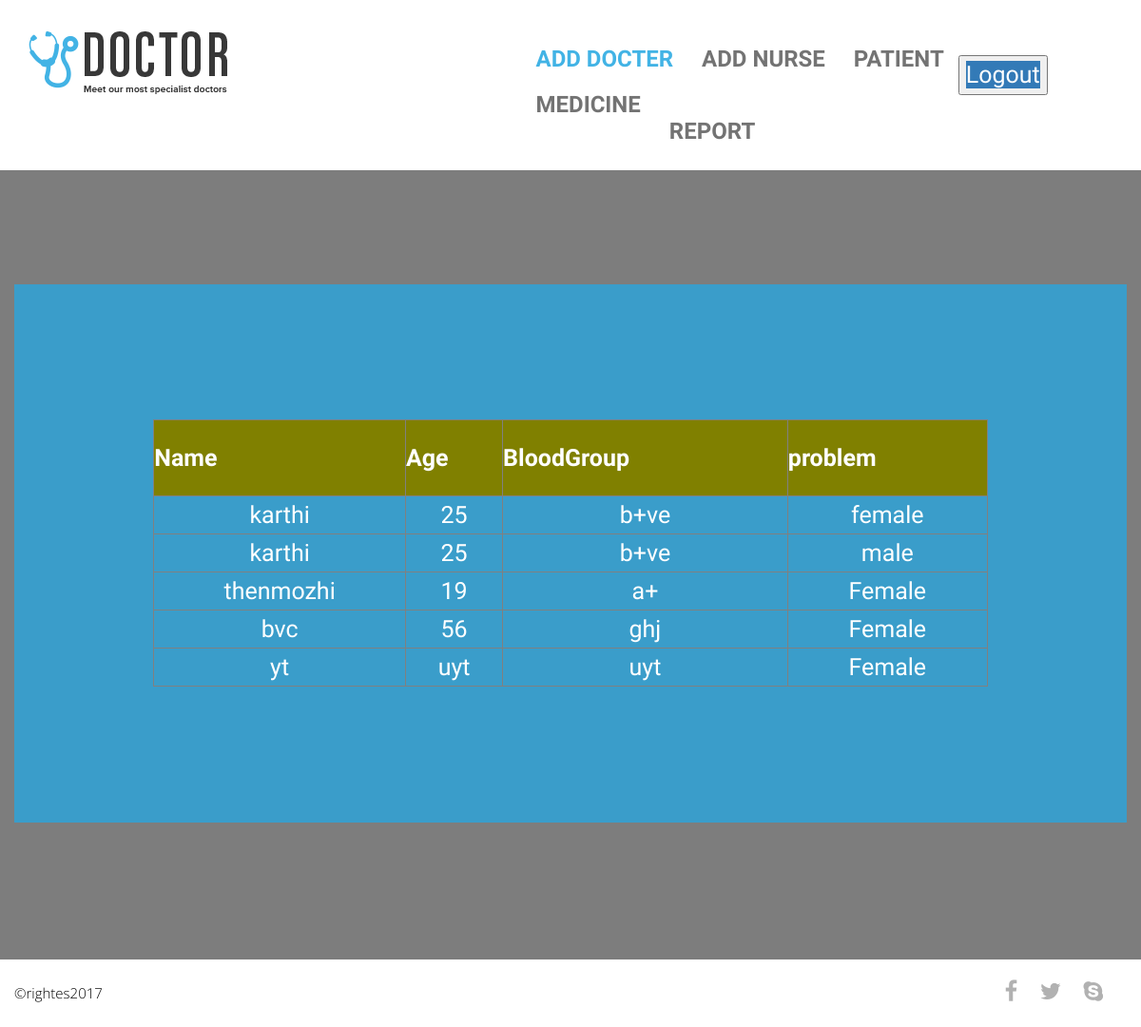
Screenshot of /view1.php with the database file from the repository.
### tables this page shows
CREATE TABLE `register` (
  `id` int(11) NOT NULL,
  `pid` int(11) NOT NULL,
  `name` varchar(100) NOT NULL,
  `email` varchar(100) NOT NULL,
  `mob` varchar(100) NOT NULL,
  `adder` longtext NOT NULL,
  `ages` varchar(100) NOT NULL,
  `date` int(100) NOT NULL,
  `bloodgroup` varchar(100) NOT NULL,
  `gender` varchar(100) NOT NULL,
  `problem` varchar(100) NOT NULL,
  `uname` varchar(100) NOT NULL,
  `upass` varchar(100) NOT NULL
);

### view1.php (the view, shortened to what this page needs)
<!DOCTYPE html>
<html lang="en">
<head>
	<link rel="stylesheet" href="css/font-awesome.min.css">
	<link rel="stylesheet" href="css/bootstrap.min.css">
	<link rel="stylesheet" href="css/style.css">
</head>
<body>
	<header class="top-header">
		<div class="container">
			<div class="row">
				<div class="col-xs-5 header-logo">
					<br>
					<a href="index.php"><img src="img/logo.png" alt="" class="img-responsive logo"></a>
				</div>
				<div class="col-md-7">
					<nav class="navbar navbar-default">
					  <div class="container-fluid nav-bar">
					    <div class="collapse navbar-collapse" id="bs-example-navbar-collapse-1">
					      <ul class="nav navbar-nav navbar-right">
					        <li><a class="menu active" href="add.php">Add docter</a></li>
					        <li><a class="menu" href="add1.php">Add Nurse </a></li>
					        <li><a class="menu" href="view1.php">Patient</a></li>
					        <li><a class="menu" href="med.php">Medicine</li>
							      <li><a class="menu" href="report.php">Report</li>
							 &nbsp;&nbsp;&nbsp;&nbsp;&nbsp;&nbsp;&nbsp;&nbsp;&nbsp;&nbsp;&nbsp;&nbsp;&nbsp;&nbsp;<button><li><a class="menu" href="index.php" style="color:white;background-color:#337ab7;font-size:25px;">Logout</li></button>
					      </ul>
					    </div>
					  </div>
					</nav>
				</div>
			</div>
		</div>
	</header>
	<div class="api-map" id="contact">
		<div class="container-fluid">
			<div class="row">
				<div class="col-md-12 map" id="map"></div>
			</div>
		</div>
	</div>
<br><br><br><br><br>
	<section class="contact">
		<div class="container">
			<div class="row">
				<div class="contact-caption clearfix"><br><br><br><br>
                  <table border="1" width="75%"bgcolor="white"  align="center">
                           <tr height="80" align="center" bgcolor="olive" style="color:white;">
                               <th> Name</th>
							    <th>Age</th>
								<th>BloodGroup </th>
								 <th>problem </th>
                               </tr>
<?php
include ('db.php');
  $sqlup="Select * from register";
  $we=mysqli_query($con,$sqlup);
while($res=mysqli_fetch_object($we))
{
?>
 <tr>
    <td height="40" align="center"><?php echo $res->name; ?></td>
    <td align="center"><?php echo $res->ages; ?></td>
       <td align="center"><?php echo $res->bloodgroup; ?></td>
    <td align="center"><?php echo $res->problem; ?></td>
   </tr>
  <?php
 } ?>
                       </table>   <br><br><br><br>
				</div>
			</div>
		</div>
	</section>
	<footer class="footer clearfix">
		<div class="container">
			<div class="row">
				<div class="col-xs-6 footer-para">
					<p style="font-size:15px;">&copy;rightes2017</p>
				</div>
				<div class="col-xs-6 text-right">
					<a href=""><i class="fa fa-facebook"></i></a>
					<a href=""><i class="fa fa-twitter"></i></a>
					<a href=""><i class="fa fa-skype"></i></a>
				</div>
			</div>
		</div>
	</footer>
</body>
</html>

### css/style.css (style rules this page uses)
body { margin: 0; padding: 0; font-family: 'BenchNine', sans-serif; }
li { list-style: none; }
a:hover, a:visited, a { text-decoration: none; }
.top-header { background: #fff !important; position: fixed; width: 100%; z-index: 99999; }
.top-header img.logo { margin-bottom: 25px; margin-top: -15px; transition: all .5s ease 0s; -webkit-transition: all .5s ease 0s; -moz-transition: all .5s ease 0s; -o-transition: all .5s ease 0s; -ms-transition: all .5s ease 0s; }
.navbar-default { background-color: transparent; border-color: transparent; margin-bottom: 0; margin-top: 8px; transition: all .5s ease 0s; -webkit-transition: all .5s ease 0s; -moz-transition: all .5s ease 0s; -o-transition: all .5s ease 0s; -ms-transition: all .5s ease 0s; }
.nav-bar { margin-top: 29px; }
ul.nav { margin: 0; padding: 0; }
.navbar-default .navbar-nav>li>a { font-size: 24px; color: #737373; text-transform: uppercase; transition: all .7s ease 0s; -webkit-transition: all .7s ease 0s; -moz-transition: all .7s ease 0s; -o-transition: all .7s ease 0s; -ms-transition: all .7s ease 0s; padding: 14px 15px; font-weight: bold; }
li a.active { color: #42b3e5 !important; }
.contact-caption { background: #3a9dca; }
#map { height: 830px; }
.map { position: relative; overflow: hidden; }
.contact { position: absolute; width: 100%; height: 830px; margin-top: 0px; left: 0; margin-top: -830px; background: rgba(0, 0, 0, 0.51); }
.contact-caption { margin-top: 120px; }
.footer-para { margin: 0; padding: 0; }
.footer p { font-size: 12px; color: #000; font-family: 'Open Sans', sans-serif; font-weight: 300; margin: 0; padding: 25px 0; }
.footer a i.fa { font-size: 24px; color: #b1b1b1; padding: 22px 10px; }
html, body, .carousel, .carousel-inner, .carousel-inner .item { height: 100%; }

### rows the page displays
register: name "karthi", ages "25", bloodgroup "b+ve", problem "female"
register: name "karthi", ages "25", bloodgroup "b+ve", problem "male"
register: name "thenmozhi", ages "19", bloodgroup "a+", problem "Female"
register: name "bvc", ages "56", bloodgroup "ghj", problem "Female"
register: name "yt", ages "uyt", bloodgroup "uyt", problem "Female"
